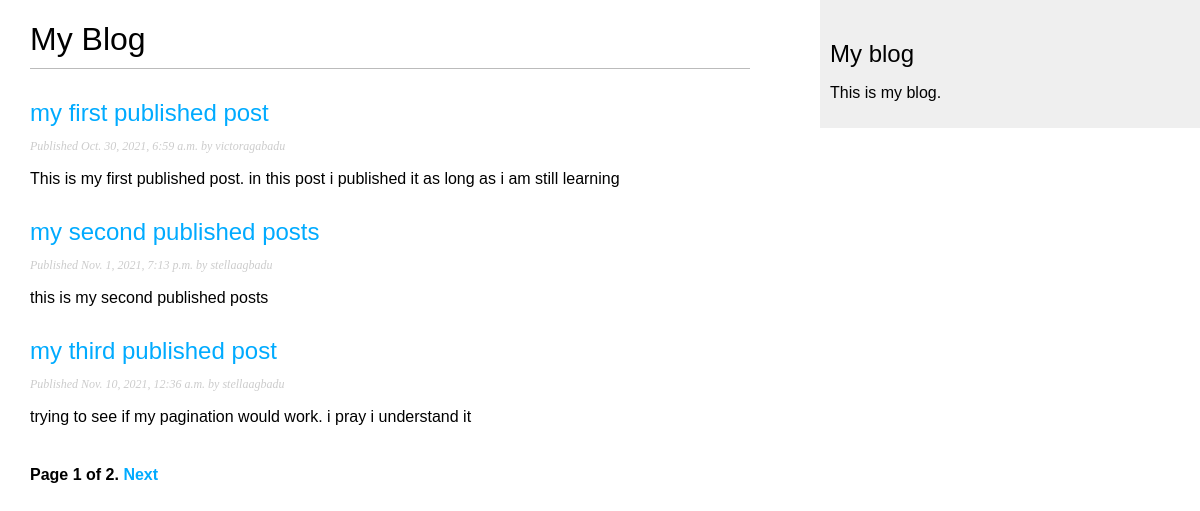
Screenshot of /blog/ with the database file from the repository.
### blog/models.py (models this page shows, shortened)
class Post(models.Model):
    STATUS_CHOICES = (('draft','Draft'),('published','Published'),)
    title = models.CharField(max_length=300)
    slug = models.SlugField(max_length=250, unique_for_date='publish')#used to imput urls
    author=models.ForeignKey(User,on_delete=models.CASCADE, related_name='blog_posts')
    body = models.TextField()
    publish = models.DateTimeField(default=timezone.now)
    created = models.DateTimeField(auto_now_add=True)
    status = models.CharField(max_length=10, choices = STATUS_CHOICES)
    objects =models.Manager()
    published = PublishedManager()
    class Mata:
        apperance = ('-publish',)
    def get_absolute_url(self):
           return reverse('blog:post_detail',
            args=[self.publish.year,
                 self.publish.month,
                 self.publish.day, self.slug])

### blog/views.py (the view)
# urls.py: path('', views.post_list, name='post_list'),
def post_list(request):
        object_list = Post.published.all()
        paginator = Paginator(object_list,3) # 3 posts in each page
        page = request.GET.get('page')#tryinh to know how many pages we have now
        try:
             posts = paginator.page(page)#here we put the objects in the  paginator so that can be in a page into a a given page
        except PageNotAnInteger:# this means that if the parameter of page is not an integer, then display the next page
             posts = paginator.page(1)
        except EmptyPage:
         posts = paginator.page(paginator.num_pages)
        return render(request, 'blog/post/list.html', {'posts':posts,'page':page})

### blog/models.py (called while the page is built)
    def get_queryset(self):
        return super(PublishedManager,
               self).get_queryset()\
                   .filter(status='published', )

### blog/templates/blog/post/list.html (shortened to what this page needs)
{% extends "blog/base.html" %}
{% block content %}
 <h1>My Blog</h1>
{% for post in posts %}
 <h2>
    <a href="{{ post.get_absolute_url }}">
{{ post.title }}
</a>
</h2>
<p class="date">
Published {{ post.publish }} by {{ post.author }}
</p>
{{ post.body|truncatewords:30|linebreaks }}
{% endfor %}
   {% include "pagination.html" with page=posts  %}
{% endblock content %}

### blog/static/css/blog.css (style rules this page uses)
body { margin:0; padding:0; font-family:helvetica, sans-serif; }
a { color:#00abff; text-decoration:none; }
h1 { font-weight:normal; border-bottom:1px solid #bbb; padding:0 0 10px 0; }
h2 { font-weight:normal; margin:30px 0 0; }
p.date { color:#ccc; font-family: georgia, serif; font-size: 12px; font-style: italic; }

### rows the page displays
Post: title "my first published post", publish "Oct. 30, 2021, 6:59 a.m.", author "victoragabadu", body "This is my first published post. in this post i published it as long as i am still learning"
Post: title "my second published posts", publish "Nov. 1, 2021, 7:13 p.m.", author "stellaagbadu", body "this is my second published posts"
Post: title "my third published post", publish "Nov. 10, 2021, 12:36 a.m.", author "stellaagbadu", body "trying to see if my pagination would work. i pray i understand it"

### other values shown
{{ page.number }} "1"
{{ page.paginator.num_pages }} "2"
